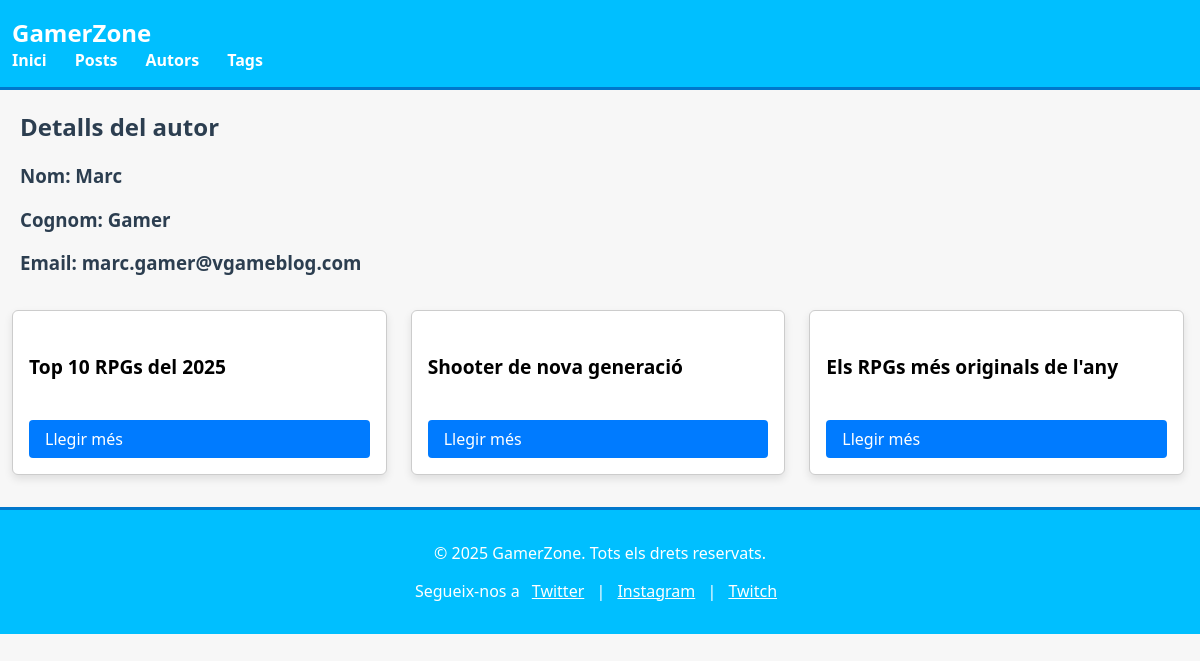
Page /autor/Marc on the committed database.
### blog/models.py (models this page shows, shortened)
class Author(models.Model):
    first_name = models.CharField(max_length=100)
    last_name = models.CharField(max_length=100)
    email = models.EmailField()

class Post(models.Model):
    slug = models.SlugField(unique=True)
    title = models.CharField(max_length=200)
    excerpt = models.TextField()
    image = models.ImageField(upload_to='static/blog/img')
    date = models.DateField(auto_now_add=True)
    content = models.TextField()
    author = models.ForeignKey(Author, on_delete=models.CASCADE, related_name='posts')
    tags = models.ManyToManyField(Tag, related_name='posts')

### blog/views.py (the view)
# urls.py: path("autor/<str:first_name>", views.autor_detail, name="autor_detail"),
def autor_detail(request, first_name):
    try:
        autor = Author.objects.get(first_name=first_name)
        return render(request, 'blog/autor_detail.html', {"autor": autor, "posts": autor.posts.all()})
    except:
        response_data = render_to_string("blog/404.html")
        return HttpResponseNotFound(response_data)

### blog/templates/blog/autor_detail.html (shortened to what this page needs)
{% extends "blog/base.html" %}
{% block content %}
<h2 class="info">Detalls del autor</h2>
<h3 class="info">Nom: {{ autor.first_name }}</h3>
<h3 class="info">Cognom: {{ autor.last_name }}</h3>
<h3 class="info">Email: {{ autor.email }}</h3>
<div class="card-grid">
    {% for post in posts %}
    <div class="card">
        <h4 class="card-title">{{ post.title }}</h4>
        <a href="{% url 'post_detail' post.slug %}" class="card-button">Llegir més</a>
    </div>
    {% endfor %}
</div>
{% endblock %}

### blog/static/blog/styles.css (style rules this page uses)
body { font-family: 'Segoe UI', Tahoma, Geneva, Verdana, sans-serif; margin: 0; padding: 0; background-color: #f7f7f7; }
h2, h3 { color: #2c3e50; text-align: center; }
.info { text-align: left; padding-left: 20px; }
.card { background-color: white; border: 1px solid #ccc; border-radius: 6px; padding: 1rem; margin-top: 1rem; width: 90%; box-shadow: 0 4px 8px rgba(0, 0, 0, 0.1); transition: transform 0.2s; display: flex; flex-direction: column; }
.card-title { font-size: 1.2rem; font-weight: bold; margin-bottom: 0.5rem; }
.card-button { display: inline-block; background-color: #007bff; color: white; text-decoration: none; padding: 0.5rem 1rem; border-radius: 4px; transition: background-color 0.3s; margin-top: auto; }
.card-grid { display: grid; grid-template-columns: repeat(auto-fit, minmax(250px, 1fr)); gap: 20px; margin-top: 2rem; margin: 1%; }

### rows in the picture
Author: first_name "Marc", last_name "Gamer", email "marc.gamer@vgameblog.com"
Post: title "Top 10 RPGs del 2025"
Post: title "Shooter de nova generació"
Post: title "Els RPGs més originals de l'any"
